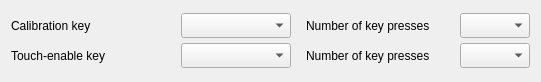
  <widget class="QWidget" name="gridLayoutWidget">
   <property name="geometry">
    <rect>
     <x>30</x>
     <y>200</y>
     <width>541</width>
     <height>72</height>
    </rect>
   </property>
   <layout class="QGridLayout" name="ShortcutLayout">
    <property name="spacing">
     <number>0</number>
    </property>
    <item row="0" column="0">
     <layout class="QHBoxLayout" name="CaliKeyLayout">
      <property name="spacing">
       <number>0</number>
      </property>
      <item>
       <widget class="QLabel" name="LBCalibrationKey">
        <property name="sizePolicy">
         <sizepolicy hsizetype="Fixed" vsizetype="Preferred">
          <horstretch>0</horstretch>
          <verstretch>0</verstretch>
         </sizepolicy>
        </property>
        <property name="minimumSize">
         <size>
          <width>170</width>
          <height>30</height>
         </size>
        </property>
        <property name="focusPolicy">
         <enum>Qt::NoFocus</enum>
        </property>
        <property name="text">
         <string>Calibration key</string>
        </property>
        <property name="textFormat">
         <enum>Qt::AutoText</enum>
        </property>
        <property name="scaledContents">
         <bool>false</bool>
        </property>
        <property name="alignment">
         <set>Qt::AlignLeading|Qt::AlignLeft|Qt::AlignVCenter</set>
        </property>
        <property name="wordWrap">
         <bool>true</bool>
        </property>
        <property name="openExternalLinks">
         <bool>false</bool>
        </property>
       </widget>
      </item>
      <item>
       <widget class="QComboBox" name="CBLCalibrationKey">
        <property name="sizePolicy">
         <sizepolicy hsizetype="Fixed" vsizetype="Fixed">
          <horstretch>0</horstretch>
          <verstretch>0</verstretch>
         </sizepolicy>
        </property>
        <property name="minimumSize">
         <size>
          <width>110</width>
          <height>25</height>
         </size>
        </property>
        <property name="cursor">
         <cursorShape>PointingHandCursor</cursorShape>
        </property>
        <property name="focusPolicy">
         <enum>Qt::TabFocus</enum>
        </property>
        <property name="maxVisibleItems">
         <number>2147483647</number>
        </property>
       </widget>
      </item>
     </layout>
    </item>
    <item row="1" column="0">
     <layout class="QHBoxLayout" name="TouchKeyLayout">
      <property name="spacing">
       <number>0</number>
      </property>
      <item>
       <widget class="QLabel" name="LBTouchEnableKey">
        <property name="sizePolicy">
         <sizepolicy hsizetype="Fixed" vsizetype="Preferred">
          <horstretch>0</horstretch>
          <verstretch>0</verstretch>
         </sizepolicy>
        </property>
        <property name="minimumSize">
         <size>
          <width>170</width>
          <height>30</height>
         </size>
        </property>
        <property name="focusPolicy">
         <enum>Qt::NoFocus</enum>
        </property>
        <property name="text">
         <string>Touch-enable key</string>
        </property>
        <property name="textFormat">
         <enum>Qt::AutoText</enum>
        </property>
        <property name="scaledContents">
         <bool>false</bool>
        </property>
        <property name="alignment">
         <set>Qt::AlignLeading|Qt::AlignLeft|Qt::AlignVCenter</set>
        </property>
        <property name="wordWrap">
         <bool>true</bool>
        </property>
        <property name="openExternalLinks">
         <bool>false</bool>
        </property>
       </widget>
      </item>
      <item>
       <widget class="QComboBox" name="CBLTouchEnableKey">
        <property name="sizePolicy">
         <sizepolicy hsizetype="Fixed" vsizetype="Fixed">
          <horstretch>0</horstretch>
          <verstretch>0</verstretch>
         </sizepolicy>
        </property>
        <property name="minimumSize">
         <size>
          <width>110</width>
          <height>25</height>
         </size>
        </property>
        <property name="cursor">
         <cursorShape>PointingHandCursor</cursorShape>
        </property>
        <property name="focusPolicy">
         <enum>Qt::TabFocus</enum>
        </property>
        <property name="maxVisibleItems">
         <number>2147483647</number>
        </property>
       </widget>
      </item>
     </layout>
    </item>
    <item row="1" column="2">
     <layout class="QHBoxLayout" name="TouchKeyPressLayout">
      <property name="spacing">
       <number>0</number>
      </property>
      <item>
       <widget class="QLabel" name="LBTouchKeyPresses">
        <property name="sizePolicy">
         <sizepolicy hsizetype="Fixed" vsizetype="Preferred">
          <horstretch>0</horstretch>
          <verstretch>0</verstretch>
         </sizepolicy>
        </property>
        <property name="minimumSize">
         <size>
          <width>150</width>
          <height>30</height>
         </size>
        </property>
        <property name="focusPolicy">
         <enum>Qt::NoFocus</enum>
        </property>
        <property name="text">
         <string>Number of key presses</string>
        </property>
        <property name="textFormat">
         <enum>Qt::AutoText</enum>
        </property>
        <property name="scaledContents">
         <bool>false</bool>
        </property>
        <property name="alignment">
         <set>Qt::AlignLeading|Qt::AlignLeft|Qt::AlignVCenter</set>
        </property>
        <property name="wordWrap">
         <bool>true</bool>
        </property>
        <property name="openExternalLinks">
         <bool>false</bool>
        </property>
       </widget>
      </item>
      <item>
       <spacer name="HSpacer7">
        <property name="orientation">
         <enum>Qt::Horizontal</enum>
        </property>
        <property name="sizeHint" stdset="0">
         <size>
          <width>40</width>
          <height>20</height>
         </size>
        </property>
       </spacer>
      </item>
      <item>
       <widget class="QComboBox" name="CBLTouchKeyPresses">
        <property name="sizePolicy">
         <sizepolicy hsizetype="Fixed" vsizetype="Fixed">
          <horstretch>0</horstretch>
          <verstretch>0</verstretch>
         </sizepolicy>
        </property>
        <property name="minimumSize">
         <size>
          <width>70</width>
          <height>25</height>
         </size>
        </property>
        <property name="cursor">
         <cursorShape>PointingHandCursor</cursorShape>
        </property>
        <property name="focusPolicy">
         <enum>Qt::TabFocus</enum>
        </property>
        <property name="maxVisibleItems">
         <number>2147483647</number>
        </property>
       </widget>
      </item>
     </layout>
    </item>
    <item row="0" column="2">
     <layout class="QHBoxLayout" name="CaliKeyPressLayout">
      <property name="spacing">
       <number>0</number>
      </property>
      <item>
       <widget class="QLabel" name="LBCalibrationKeyPresses">
        <property name="sizePolicy">
         <sizepolicy hsizetype="Fixed" vsizetype="Preferred">
          <horstretch>0</horstretch>
          <verstretch>0</verstretch>
         </sizepolicy>
        </property>
        <property name="minimumSize">
         <size>
          <width>150</width>
          <height>30</height>
         </size>
        </property>
        <property name="focusPolicy">
         <enum>Qt::NoFocus</enum>
        </property>
        <property name="text">
         <string>Number of key presses</string>
        </property>
        <property name="textFormat">
         <enum>Qt::AutoText</enum>
        </property>
        <property name="scaledContents">
         <bool>false</bool>
        </property>
        <property name="alignment">
         <set>Qt::AlignLeading|Qt::AlignLeft|Qt::AlignVCenter</set>
        </property>
        <property name="wordWrap">
         <bool>true</bool>
        </property>
        <property name="openExternalLinks">
         <bool>false</bool>
        </property>
       </widget>
      </item>
      <item>
       <spacer name="HSpacer5">
        <property name="orientation">
         <enum>Qt::Horizontal</enum>
        </property>
        <property name="sizeHint" stdset="0">
         <size>
          <width>40</width>
          <height>20</height>
         </size>
        </property>
       </spacer>
      </item>
      <item>
       <widget class="QComboBox" name="CBLCalibrationKeyPresses">
        <property name="sizePolicy">
         <sizepolicy hsizetype="Fixed" vsizetype="Fixed">
          <horstretch>0</horstretch>
          <verstretch>0</verstretch>
         </sizepolicy>
        </property>
        <property name="minimumSize">
         <size>
          <width>70</width>
          <height>25</height>
         </size>
        </property>
        <property name="cursor">
         <cursorShape>PointingHandCursor</cursorShape>
        </property>
        <property name="focusPolicy">
         <enum>Qt::TabFocus</enum>
        </property>
        <property name="maxVisibleItems">
         <number>2147483647</number>
        </property>
       </widget>
      </item>
     </layout>
    </item>
    <item row="0" column="1">
     <spacer name="HSpacer4">
      <property name="orientation">
       <enum>Qt::Horizontal</enum>
      </property>
      <property name="sizeType">
       <enum>QSizePolicy::Fixed</enum>
      </property>
      <property name="sizeHint" stdset="0">
       <size>
        <width>15</width>
        <height>20</height>
       </size>
      </property>
     </spacer>
    </item>
    <item row="1" column="1">
     <spacer name="HSpacer6">
      <property name="orientation">
       <enum>Qt::Horizontal</enum>
      </property>
      <property name="sizeType">
       <enum>QSizePolicy::Fixed</enum>
      </property>
      <property name="sizeHint" stdset="0">
       <size>
        <width>15</width>
        <height>20</height>
       </size>
      </property>
     </spacer>
    </item>
   </layout>
  </widget>
